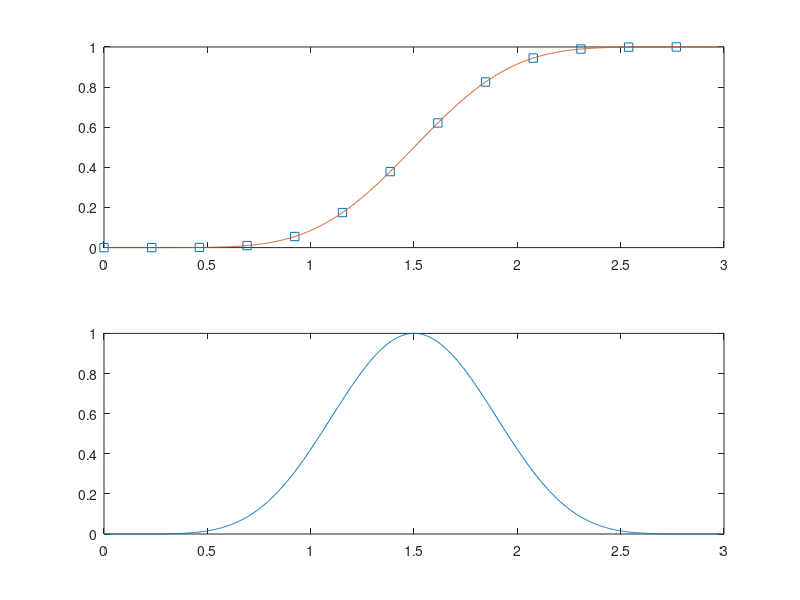

Recreate this plot in MATLAB.

N=1e3;
j=3;
m=2;
n = 1+2*j*m;
L=j;
x=linspace(0,L,n+1);x(end)=[];
X=linspace(0,L,N+1);X(end)=[];
t = sin(x*pi/2/L).^2;
T = sin(X*pi/2/L).^2;
a = j+1/2;
f = betainc(t,a,a); 
F = betainc(T,a,a); 
dF = sin(X*pi/L).^(2*j);
df = sin(x*pi/L).^(2*j);
subplot(2,1,1);plot(x,f,'s',X,F);
subplot(2,1,2);plot(X,dF);
FF=fft(dF);
ff=fft(df);
disp(abs(FF(1:2+ceil((1+n)/2))))
disp(abs(ff(1:2+ceil((1+n)/2))))



        
